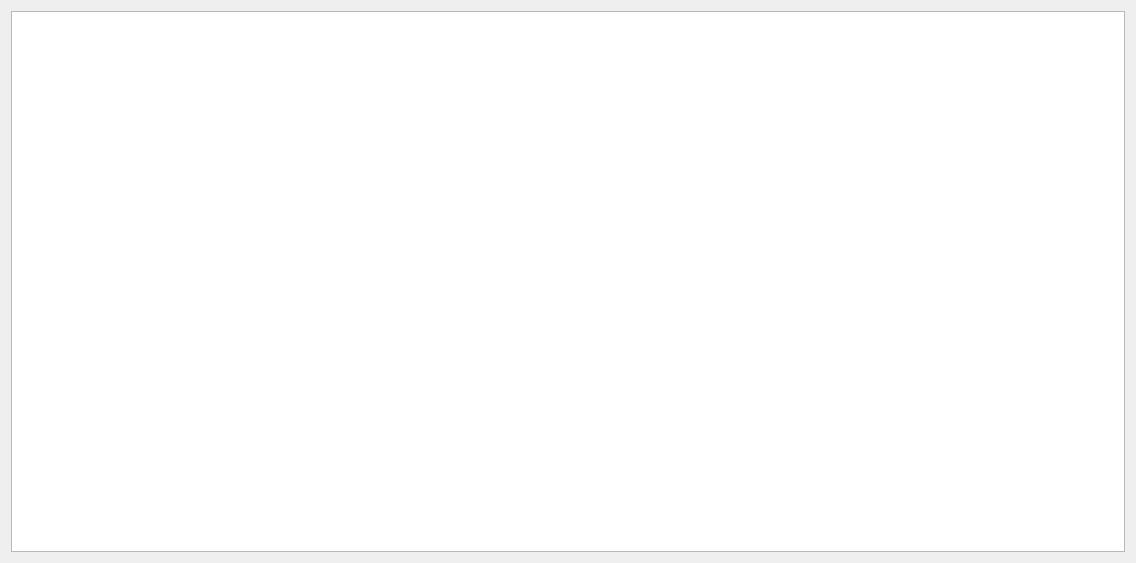
<?xml version="1.0" encoding="UTF-8"?>
<ui version="4.0">
 <class>ListForm</class>
 <widget class="QWidget" name="ListForm">
  <property name="geometry">
   <rect>
    <x>0</x>
    <y>0</y>
    <width>1136</width>
    <height>563</height>
   </rect>
  </property>
  <property name="windowTitle">
   <string>Lists</string>
  </property>
  <layout class="QHBoxLayout" name="horizontalLayout">
   <item>
    <widget class="QTableView" name="tableView">
     <property name="alternatingRowColors">
      <bool>true</bool>
     </property>
     <property name="selectionMode">
      <enum>QAbstractItemView::SingleSelection</enum>
     </property>
     <property name="selectionBehavior">
      <enum>QAbstractItemView::SelectRows</enum>
     </property>
     <property name="sortingEnabled">
      <bool>true</bool>
     </property>
    </widget>
   </item>
  </layout>
 </widget>
 <resources/>
 <connections/>
</ui>
